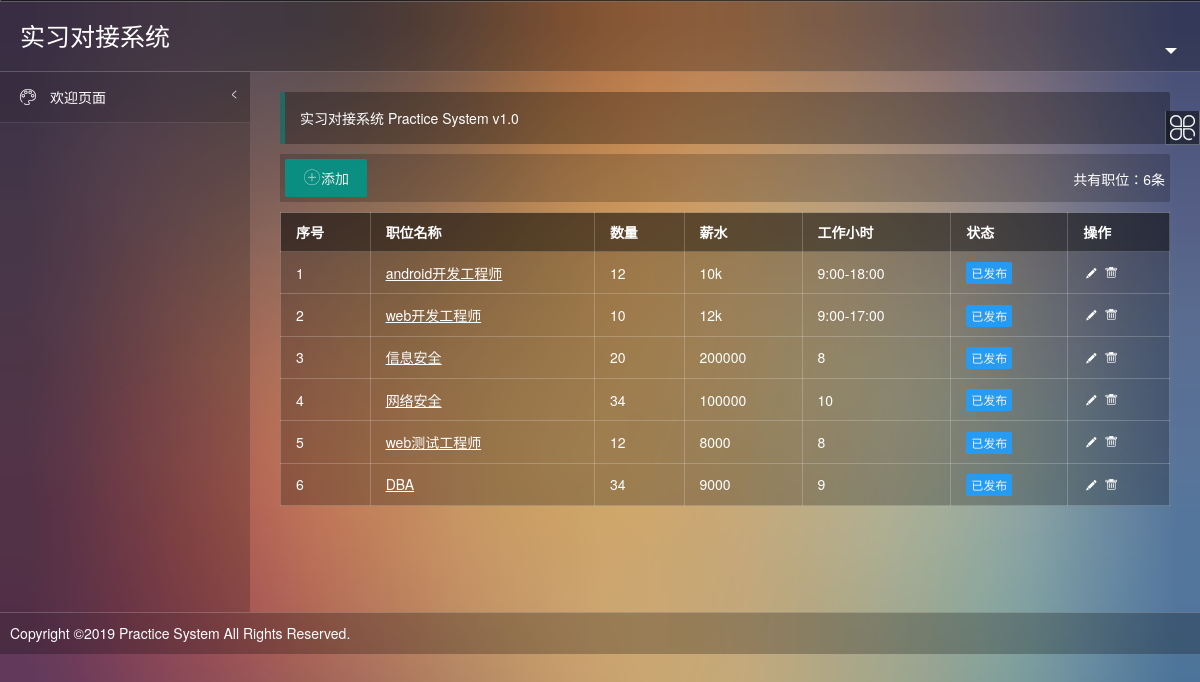
Page /practice/enterprise/postjobs/ (signed in) on the committed database.
### practice/models.py (models this page shows, shortened)
class Job(models.Model):
    job_id = models.IntegerField(primary_key=True,  db_column='job_id')
    ent_id = models.ForeignKey(Enterprise,  db_column='ent_id',  on_delete=models.CASCADE)
    job_name = models.CharField(max_length=20)
    job_desc = models.CharField(max_length=100)
    employ_num = models.IntegerField(default=0)
    salary = models.IntegerField(default=0)
    job_time = models.IntegerField(default=0)

### practice/enterprise/views.py (the view)
# urls.py: path('postjobs/', views.postjobs, name='postjobs'),
def postjobs(request):
    session = request.session
    role_id = int(session['role_id'])
    ent_id = int(session['user_id'])
    context = {}
    menu = daoapp.getMenu(role_id=role_id)
    username = daoapp.getUsername(role_id, ent_id)
    jobs = daoapp.getJobs(ent_id)
    context['menu'] = menu
    context['username'] = username
    context['role_name'] = 'enterprise'
    context['jobs'] = jobs
    return render(request, 'practice/jobslist.html', context)

### practice/daoapp.py (called while the page is built)
def getMenu(role_id):
    role_id = int(role_id)
    datas = Menu.objects.filter(role_id = role_id)
    parentMenu = {}
    menu = {}
    for m in datas:
        if m.parent_id == 0:
            parentMenu[m.menu_id] = m.menu_name
            menu[m.menu_name] = {}
            menu[m.menu_name][m.menu_name] = m.url_name
    for m in datas:
        if m.parent_id != 0:
            pmenuname = parentMenu[m.parent_id]
            if pmenuname in menu[pmenuname].keys():
                del menu[pmenuname][pmenuname]
            menu[pmenuname][m.menu_name] = m.url_name
    return menu

def getUsername(role_id, user_id):
    username = ''
    if not isinstance(role_id, int) or not isinstance(user_id, int):
        return None
    if role_id == 2:    #如果是老师
        username = Teacher.objects.get(tea_id=user_id).tea_name
    elif role_id == 3:  #如果是企业
        username = Enterprise.objects.get(ent_id=user_id).ent_name
    elif role_id == 4:  #如果是学生
        username = Student.objects.get(stu_id=user_id).stu_name
    return username

def getJobs(ent_id):
    jobs = Job.objects.filter(ent_id=ent_id)
    return jobs

### practice/templates/practice/jobslist.html (shortened to what this page needs)
{% extends 'practice/template.html' %}
{% block frame %}
<xblock><button class="layui-btn" onclick="member_add('添加岗位','/practice/enterprise/addjob/','800','500')"><i class="layui-icon">&#xe608;</i>添加</button><span class="x-right" style="line-height:40px">共有职位：{{ jobs|length }}条</span></xblock>
<table class="layui-table">
    <thead>
    <tr>
        <th>
            序号
        </th>
        <th>
            职位名称
        </th>
        <th>
            数量
        </th>
        <th>
            薪水
        </th>
        <th>
            工作小时
        </th>
        <th>
            状态
        </th>
        <th>
            操作
        </th>
    </tr>
    </thead>
    <tbody>
    {% for job in jobs %}
    <tr>
        <td>
            {{ forloop.counter }}
        </td>
        <td>
            <u style="cursor:pointer" onclick="member_show('{{ job.job_name }}','/practice/enterprise/showjob/{{ job.job_id }}/','800','500')">
                {{ job.job_name }}
            </u>
        </td>
        <td >
            {{ job.employ_num }}
        </td>
        <td >
            {{ job.salary }}
        </td>
        <td >
            {{ job.job_time }}
        </td>
        <td class="td-status">
                            <span class="layui-btn layui-btn-normal layui-btn-mini">
                                已发布
                            </span>
        </td>
        <td class="td-manage">
            <a title="编辑" href="javascript:;" onclick="member_edit('编辑','/practice/enterprise/updatejob/{{ job.job_id }}/','800','500')"
               class="ml-5" style="text-decoration:none">
                <i class="layui-icon">&#xe642;</i>
            </a>
            <a title="删除" href="javascript:;" onclick="member_del(this, {{ job.job_id }})"
               style="text-decoration:none">
                <i class="layui-icon">&#xe640;</i>
            </a>
        </td>
    </tr>
    {% endfor %}
    </tbody>
</table>
{% endblock %}

### practice/static/practice/css/xadmin.css (style rules this page uses)
* { margin: 0px; padding: 0px; font-family: "Helvetica Neue", Helvetica, Arial, sans-serif; }
a { text-decoration: none; }
html { width: 100%; }
body { width: 100%; background-color: #54364a; background-image: url(../images/a.jpg); background-repeat: no-repeat; background-size: cover; color: #ffffff; }
xblock { display: block; margin-bottom: 10px; padding: 5px; line-height: 22px; border-radius: 0 2px 2px 0; background-color: rgba(0,0,0,0.2); }
.x-right { float: right; }

### rows in the picture
Job: job_name "android开发工程师", employ_num "12", salary "10k", job_time "9:00-18:00"
Job: job_name "web开发工程师", employ_num "10", salary "12k", job_time "9:00-17:00"
Job: job_name "信息安全", employ_num "20", salary "200000", job_time "8"
Job: job_name "网络安全", employ_num "34", salary "100000", job_time "10"
Job: job_name "web测试工程师", employ_num "12", salary "8000", job_time "8"
Job: job_name "DBA", employ_num "34", salary "9000", job_time "9"

### other values in the picture
{{ jobs|length }} "6"
